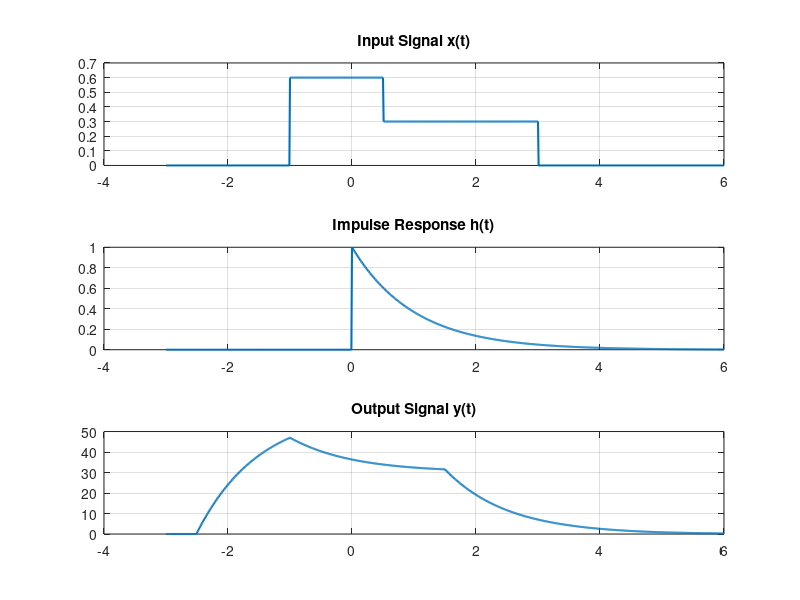

Here is the MATLAB script that generated this plot:
t = -3:0.01:6; 
h = exp(-t).*(t >= 0); 
x = zeros(size(t)); 
x(t >= -1 & t <= 0.5) = 0.6; 
x(t > 0.5 & t <= 3) = 0.3; 
y_conv = conv(x, h, 'same');  
  
subplot(3,1,1); 
plot(t, x, 'LineWidth', 1.5); 
title('Input Signal x(t)'); 
grid on; 
subplot(3,1,2); 
plot(t, h, 'LineWidth', 1.5); 
title('Impulse Response h(t)'); 
grid on; 
  
subplot(3,1,3); 
plot(t, y_conv, 'LineWidth', 1.5); 
title('Output Signal y(t)'); 
grid on; 
